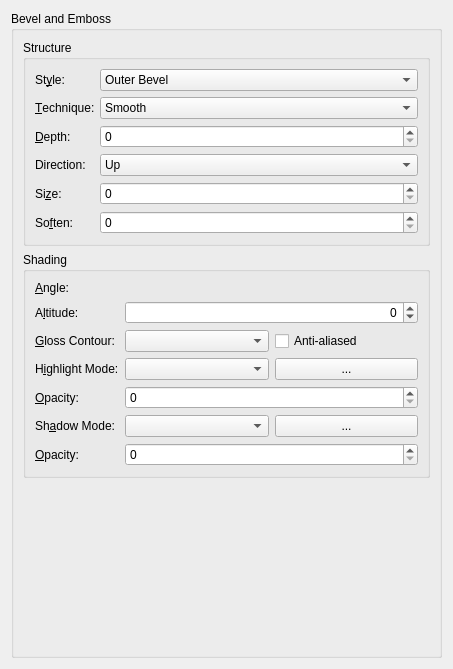
<?xml version="1.0" encoding="utf-8"?>
<ui version="4.0">
 <author>
    SPDX-FileCopyrightText: none
    SPDX-License-Identifier: GPL-3.0-or-later
  </author>
 <class>WdgBevelAndEmboss</class>
 <widget class="QWidget" name="WdgBevelAndEmboss">
  <property name="geometry">
   <rect>
    <x>0</x>
    <y>0</y>
    <width>453</width>
    <height>669</height>
   </rect>
  </property>
  <layout class="QVBoxLayout" name="verticalLayout">
   <item>
    <widget class="QGroupBox" name="groupBox">
     <property name="title">
      <string>Bevel and Emboss</string>
     </property>
     <layout class="QVBoxLayout" name="verticalLayout_2">
      <item>
       <widget class="QGroupBox" name="groupBox_2">
        <property name="title">
         <string>Structure</string>
        </property>
        <layout class="QFormLayout" name="formLayout">
         <item column="0" row="0">
          <widget class="QLabel" name="label">
           <property name="text">
            <string>St&amp;yle:</string>
           </property>
           <property name="buddy">
            <cstring>cmbStyle</cstring>
           </property>
          </widget>
         </item>
         <item column="1" row="0">
          <widget class="QComboBox" name="cmbStyle">
           <property name="sizePolicy">
            <sizepolicy hsizetype="Expanding" vsizetype="Fixed">
             <horstretch>0</horstretch>
             <verstretch>0</verstretch>
            </sizepolicy>
           </property>
           <item>
            <property name="text">
             <string>Outer Bevel</string>
            </property>
           </item>
           <item>
            <property name="text">
             <string>Inner Bevel</string>
            </property>
           </item>
           <item>
            <property name="text">
             <string comment="@item:inlistbox Bevel/emboss style">Emboss</string>
            </property>
           </item>
           <item>
            <property name="text">
             <string>Pillow Emboss</string>
            </property>
           </item>
           <item>
            <property name="text">
             <string>Stroke Emboss</string>
            </property>
           </item>
          </widget>
         </item>
         <item column="0" row="1">
          <widget class="QLabel" name="label_2">
           <property name="text">
            <string>&amp;Technique:</string>
           </property>
           <property name="buddy">
            <cstring>cmbTechnique</cstring>
           </property>
          </widget>
         </item>
         <item column="1" row="1">
          <widget class="QComboBox" name="cmbTechnique">
           <property name="sizePolicy">
            <sizepolicy hsizetype="Expanding" vsizetype="Fixed">
             <horstretch>0</horstretch>
             <verstretch>0</verstretch>
            </sizepolicy>
           </property>
           <item>
            <property name="text">
             <string>Smooth</string>
            </property>
           </item>
           <item>
            <property name="text">
             <string>Chisel Hard</string>
            </property>
           </item>
           <item>
            <property name="text">
             <string>Chisel Soft</string>
            </property>
           </item>
          </widget>
         </item>
         <item column="0" row="2">
          <widget class="QLabel" name="label_3">
           <property name="text">
            <string comment="Emboss depth">&amp;Depth:</string>
           </property>
           <property name="buddy">
            <cstring>intDepth</cstring>
           </property>
          </widget>
         </item>
         <item column="1" row="2">
          <widget class="KisSliderSpinBox" name="intDepth" native="true">
           <property name="sizePolicy">
            <sizepolicy hsizetype="Expanding" vsizetype="Preferred">
             <horstretch>0</horstretch>
             <verstretch>0</verstretch>
            </sizepolicy>
           </property>
          </widget>
         </item>
         <item column="0" row="3">
          <widget class="QLabel" name="label_4">
           <property name="text">
            <string comment="@label:listbox Bevel direction">Direction:</string>
           </property>
           <property name="buddy">
            <cstring>cmbDirection</cstring>
           </property>
          </widget>
         </item>
         <item column="1" row="3">
          <widget class="QComboBox" name="cmbDirection">
           <property name="sizePolicy">
            <sizepolicy hsizetype="Expanding" vsizetype="Fixed">
             <horstretch>0</horstretch>
             <verstretch>0</verstretch>
            </sizepolicy>
           </property>
           <item>
            <property name="text">
             <string comment="@item:inlistbox Bevel direction">Up</string>
            </property>
           </item>
           <item>
            <property name="text">
             <string comment="@item:inlistbox Bevel direction">Down</string>
            </property>
           </item>
          </widget>
         </item>
         <item column="0" row="4">
          <widget class="QLabel" name="label_5">
           <property name="text">
            <string>Si&amp;ze:</string>
           </property>
           <property name="buddy">
            <cstring>intSize</cstring>
           </property>
          </widget>
         </item>
         <item column="1" row="4">
          <widget class="KisSliderSpinBox" name="intSize" native="true">
           <property name="sizePolicy">
            <sizepolicy hsizetype="Expanding" vsizetype="Preferred">
             <horstretch>0</horstretch>
             <verstretch>0</verstretch>
            </sizepolicy>
           </property>
          </widget>
         </item>
         <item column="0" row="5">
          <widget class="QLabel" name="label_6">
           <property name="text">
            <string>So&amp;ften:</string>
           </property>
           <property name="buddy">
            <cstring>intSoften</cstring>
           </property>
          </widget>
         </item>
         <item column="1" row="5">
          <widget class="KisSliderSpinBox" name="intSoften" native="true">
           <property name="sizePolicy">
            <sizepolicy hsizetype="Expanding" vsizetype="Preferred">
             <horstretch>0</horstretch>
             <verstretch>0</verstretch>
            </sizepolicy>
           </property>
          </widget>
         </item>
        </layout>
       </widget>
      </item>
      <item>
       <widget class="QGroupBox" name="groupBox_3">
        <property name="title">
         <string>Shading</string>
        </property>
        <layout class="QFormLayout" name="formLayout_2">
         <item column="0" row="0">
          <widget class="QLabel" name="label_7">
           <property name="text">
            <string>&amp;Angle:</string>
           </property>
           <property name="buddy">
            <cstring>angleSelector</cstring>
           </property>
          </widget>
         </item>
         <item column="1" row="0">
          <widget class="KisLayerStyleAngleSelector" name="angleSelector" native="true"/>
         </item>
         <item column="0" row="1">
          <widget class="QLabel" name="label_8">
           <property name="text">
            <string>A&amp;ltitude:</string>
           </property>
           <property name="buddy">
            <cstring>intAltitude</cstring>
           </property>
          </widget>
         </item>
         <item column="1" row="1">
          <widget class="KisIntParseSpinBox" name="intAltitude">
           <property name="alignment">
            <set>Qt::AlignRight|Qt::AlignTrailing|Qt::AlignVCenter</set>
           </property>
           <property name="minimum">
            <number>-179</number>
           </property>
           <property name="maximum">
            <number>180</number>
           </property>
          </widget>
         </item>
         <item column="0" row="2">
          <widget class="QLabel" name="label_9">
           <property name="text">
            <string>&amp;Gloss Contour:</string>
           </property>
           <property name="buddy">
            <cstring>cmbContour</cstring>
           </property>
          </widget>
         </item>
         <item column="1" row="2">
          <layout class="QHBoxLayout" name="horizontalLayout_2">
           <item>
            <widget class="QComboBox" name="cmbContour"/>
           </item>
           <item>
            <widget class="QCheckBox" name="chkAntiAliased">
             <property name="text">
              <string>Anti-aliased</string>
             </property>
            </widget>
           </item>
          </layout>
         </item>
         <item column="0" row="3">
          <widget class="QLabel" name="label_10">
           <property name="text">
            <string>H&amp;ighlight Mode:</string>
           </property>
           <property name="buddy">
            <cstring>cmbHighlightMode</cstring>
           </property>
          </widget>
         </item>
         <item column="1" row="3">
          <layout class="QHBoxLayout" name="horizontalLayout">
           <item>
            <widget class="KisLayerStyleCompositeOpComboBox" name="cmbHighlightMode">
             <property name="toolTip">
              <string>Set the blend mode for the layer</string>
             </property>
            </widget>
           </item>
           <item>
            <widget class="KisColorButton" name="bnHighlightColor">
             <property name="text">
              <string>...</string>
             </property>
            </widget>
           </item>
          </layout>
         </item>
         <item column="0" row="4">
          <widget class="QLabel" name="label_14">
           <property name="text">
            <string>&amp;Opacity:</string>
           </property>
           <property name="buddy">
            <cstring>intOpacity</cstring>
           </property>
          </widget>
         </item>
         <item column="1" row="4">
          <widget class="KisSliderSpinBox" name="intOpacity" native="true">
           <property name="sizePolicy">
            <sizepolicy hsizetype="Expanding" vsizetype="Minimum">
             <horstretch>0</horstretch>
             <verstretch>0</verstretch>
            </sizepolicy>
           </property>
           <property name="minimumSize">
            <size>
             <width>10</width>
             <height>15</height>
            </size>
           </property>
           <property name="toolTip">
            <string>Set the master opacity for the layer</string>
           </property>
           <property name="whatsThis">
            <string>Adjust the transparency of the layer</string>
           </property>
          </widget>
         </item>
         <item column="0" row="5">
          <widget class="QLabel" name="label_11">
           <property name="text">
            <string>Sh&amp;adow Mode:</string>
           </property>
           <property name="buddy">
            <cstring>cmbShadowMode</cstring>
           </property>
          </widget>
         </item>
         <item column="1" row="5">
          <layout class="QHBoxLayout" name="horizontalLayout_3">
           <item>
            <widget class="KisLayerStyleCompositeOpComboBox" name="cmbShadowMode">
             <property name="toolTip">
              <string>Set the blend mode for the layer</string>
             </property>
            </widget>
           </item>
           <item>
            <widget class="KisColorButton" name="bnShadowColor">
             <property name="text">
              <string>...</string>
             </property>
            </widget>
           </item>
          </layout>
         </item>
         <item column="0" row="6">
          <widget class="QLabel" name="label_15">
           <property name="text">
            <string>&amp;Opacity:</string>
           </property>
           <property name="buddy">
            <cstring>intOpacity2</cstring>
           </property>
          </widget>
         </item>
         <item column="1" row="6">
          <widget class="KisSliderSpinBox" name="intOpacity2" native="true">
           <property name="sizePolicy">
            <sizepolicy hsizetype="Expanding" vsizetype="Minimum">
             <horstretch>0</horstretch>
             <verstretch>0</verstretch>
            </sizepolicy>
           </property>
           <property name="minimumSize">
            <size>
             <width>10</width>
             <height>15</height>
            </size>
           </property>
           <property name="toolTip">
            <string>Set the master opacity for the layer</string>
           </property>
           <property name="whatsThis">
            <string>Adjust the transparency of the layer</string>
           </property>
          </widget>
         </item>
        </layout>
       </widget>
      </item>
      <item>
       <spacer name="verticalSpacer_2">
        <property name="orientation">
         <enum>Qt::Vertical</enum>
        </property>
        <property name="sizeHint" stdset="0">
         <size>
          <width>20</width>
          <height>40</height>
         </size>
        </property>
       </spacer>
      </item>
     </layout>
    </widget>
   </item>
  </layout>
 </widget>
 <customwidgets>
  <customwidget>
   <class>KisColorButton</class>
   <extends>QPushButton</extends>
   <header>kis_color_button.h</header>
  </customwidget>
  <customwidget>
   <class>KisSliderSpinBox</class>
   <extends>QSpinBox</extends>
   <header location="global">kis_slider_spin_box.h</header>
   <container>1</container>
  </customwidget>
  <customwidget>
   <class>KisLayerStyleCompositeOpComboBox</class>
   <extends>QComboBox</extends>
   <header location="global">kis_cmb_composite.h</header>
  </customwidget>
  <customwidget>
   <class>KisLayerStyleAngleSelector</class>
   <extends>QWidget</extends>
   <header>KisLayerStyleAngleSelector.h</header>
   <container>1</container>
  </customwidget>
  <customwidget>
   <class>KisIntParseSpinBox</class>
   <extends>QSpinBox</extends>
   <header>kis_int_parse_spin_box.h</header>
  </customwidget>
 </customwidgets>
 <resources/>
 <connections/>
</ui>
